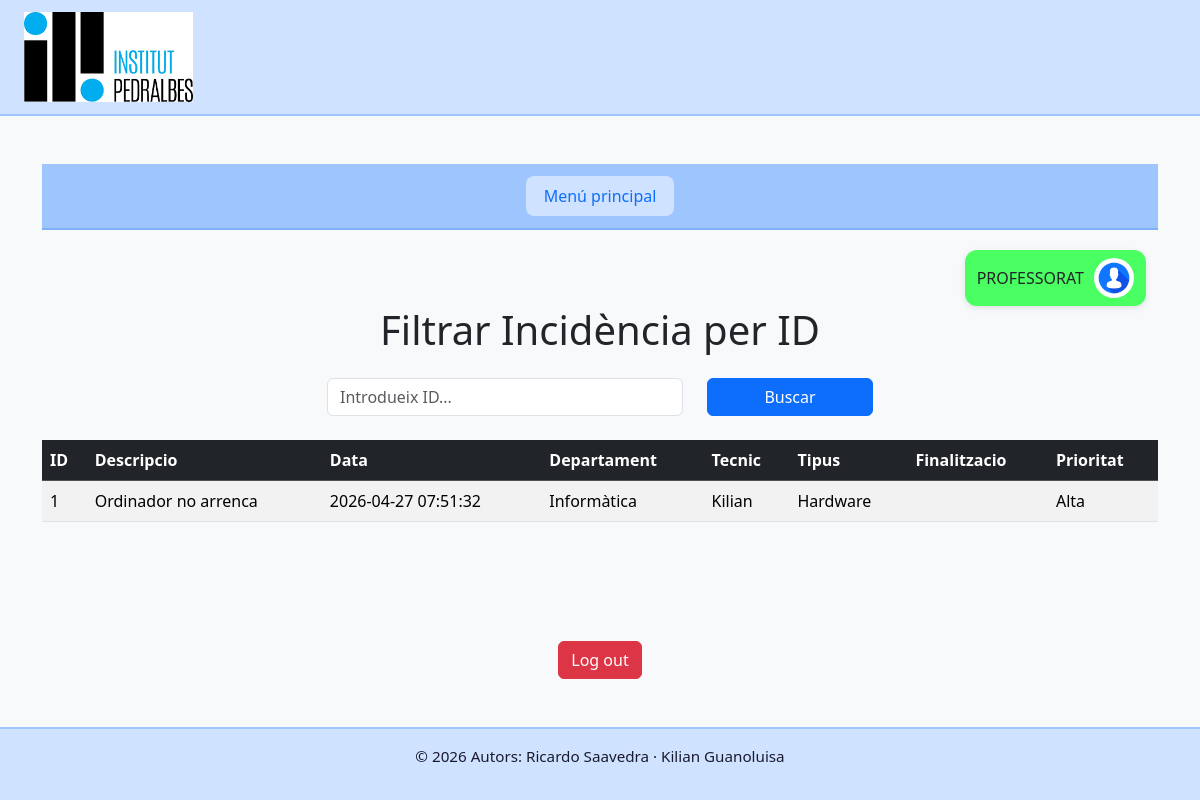
The app's page /role/user/findByIdIncidence.php?id=1 with its own data.
### tables this page shows
CREATE TABLE INCIDENCIA (
    idIncidencia INT AUTO_INCREMENT PRIMARY KEY,
    descripcio VARCHAR(2000),
    data TIMESTAMP DEFAULT CURRENT_TIMESTAMP,
    idDepartament INT,
    idTecnic INT,
    idTipus INT,
    dataFinalitzacio DATE,
    idPrioritat INT,
    FOREIGN KEY (idTecnic) REFERENCES TECNIC(idTecnic),
    FOREIGN KEY (idDepartament) REFERENCES DEPARTAMENT(idDepartament),
    FOREIGN KEY (idTipus) REFERENCES TIPUS(idTipus),
    FOREIGN KEY (idPrioritat) REFERENCES PRIORITAT(idPrioritat)
);

CREATE TABLE DEPARTAMENT (
    idDepartament INT AUTO_INCREMENT PRIMARY KEY,
    nom VARCHAR(200)
);

CREATE TABLE TECNIC (
    idTecnic INT AUTO_INCREMENT PRIMARY KEY,
    nom VARCHAR(200)
);

CREATE TABLE TIPUS (
    idTipus INT AUTO_INCREMENT PRIMARY KEY,
    nom VARCHAR(200)
);

CREATE TABLE PRIORITAT (
    idPrioritat INT AUTO_INCREMENT PRIMARY KEY,
    descripcio VARCHAR(100)
);

### src/role/user/findByIdIncidence.php (the view)
<?php include '../../structure/header.php';
$mysqli = include_once "../../connexio.php";
$incidencia = null;
if (isset($_GET["id"])) {
    $id = $_GET["id"];
    $stmt = $mysqli->prepare("
        SELECT
            i.idIncidencia,
            i.descripcio,
            i.data,
            d.nom AS departament,
            t.nom AS tecnic,
            tp.nom AS tipus,
            i.dataFinalitzacio,
            p.descripcio AS prioritat
        FROM INCIDENCIA i
        LEFT JOIN DEPARTAMENT d
            ON i.idDepartament = d.idDepartament
        LEFT JOIN TECNIC t
            ON i.idTecnic = t.idTecnic
        LEFT JOIN TIPUS tp
            ON i.idTipus = tp.idTipus
        LEFT JOIN PRIORITAT p
            ON i.idPrioritat = p.idPrioritat
        WHERE i.idIncidencia = ?
    ");
    $stmt->bind_param("i", $id);
    $stmt->execute();
    $resultado = $stmt->get_result();
    $incidencia = $resultado->fetch_assoc();
}
?>
<main class="container mt-5">
    <?php include '../../structure/userStructure/navBarUser.php'; ?>
    <h1 class="mb-4 text-center">Filtrar Incidència per ID</h1>
    <form method="GET" class="row justify-content-center mb-4">
        <div class="col-md-4">
            <input type="number" name="id" class="form-control" placeholder="Introdueix ID..." required>
        </div>
        <div class="col-md-2">
            <button type="submit" class="btn btn-primary w-100">Buscar</button>
        </div>
    </form>
    <?php if ($incidencia) { ?>
        <div class="table-responsive">
            <table class="table table-striped table-hover">
                <thead class="table-dark">
                    <tr>
                        <th>ID</th>
                        <th>Descripcio</th>
                        <th>Data</th>
                        <th>Departament</th>
                        <th>Tecnic</th>
                        <th>Tipus</th>
                        <th>Finalitzacio</th>
                        <th>Prioritat</th>
                    </tr>
                </thead>
                <tbody>
                    <tr>
                        <td><?php echo $incidencia["idIncidencia"] ?></td>
                        <td><?php echo $incidencia["descripcio"] ?></td>
                        <td><?php echo $incidencia["data"] ?></td>
                        <td><?php echo $incidencia["departament"] ?></td>
                        <td><?php echo $incidencia["tecnic"] ?></td>
                        <td><?php echo $incidencia["tipus"] ?></td>
                        <td><?php echo $incidencia["dataFinalitzacio"] ?></td>
                        <td><?php echo $incidencia["prioritat"] ?></td>
                    </tr>
                </tbody>
            </table>
        </div>
    <?php } elseif (isset($_GET["id"])) { ?>
        <div class="alert alert-danger text-center">
            No s'ha trobat cap incidència amb aquest ID.
        </div>
    <?php } ?>
</main>
<?php include '../../structure/logOut.php'; ?>
<?php include '../../structure/footer.php'; ?>

### src/css/style.css (style rules this page uses)
body { background-color: #f8f9fa; min-height: 100vh; display: flex; flex-direction: column; }
main { flex: 1; }

### records on screen
incidencia: idIncidencia "1", descripcio "Ordinador no arrenca", data "2026-04-27 07:51:32", idDepartament.nom "Informàtica", idTecnic.nom "Kilian", idTipus.nom "Hardware", idPrioritat.descripcio "Alta"
